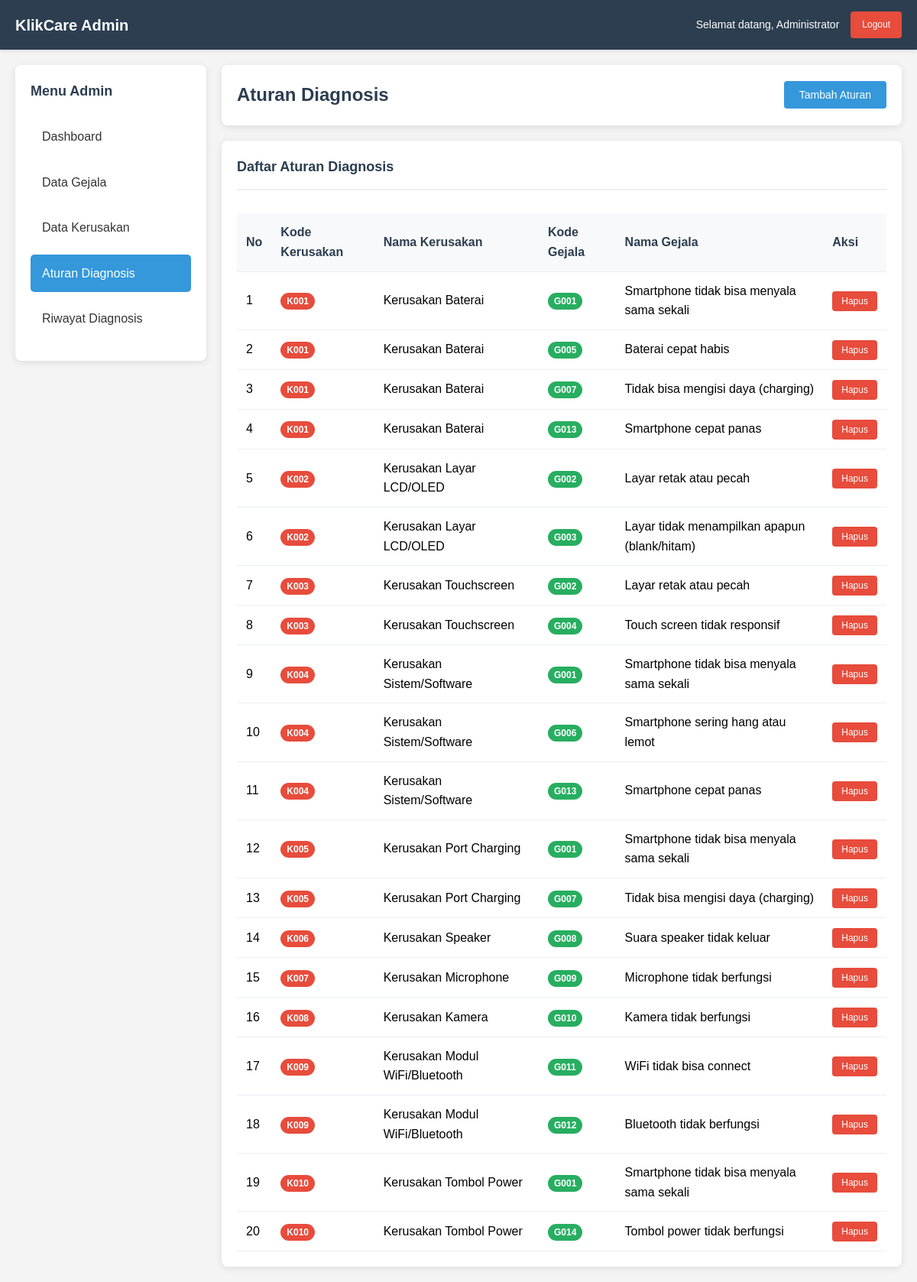
/admin/aturan.php (signed in), run on the app's committed database.
### tables this page shows
CREATE TABLE aturan (
    id INT AUTO_INCREMENT PRIMARY KEY,
    kode_kerusakan VARCHAR(10) NOT NULL,
    kode_gejala VARCHAR(10) NOT NULL,
    created_at TIMESTAMP DEFAULT CURRENT_TIMESTAMP,
    FOREIGN KEY (kode_kerusakan) REFERENCES kerusakan(kode_kerusakan) ON DELETE CASCADE,
    FOREIGN KEY (kode_gejala) REFERENCES gejala(kode_gejala) ON DELETE CASCADE
);

CREATE TABLE kerusakan (
    id INT AUTO_INCREMENT PRIMARY KEY,
    kode_kerusakan VARCHAR(10) NOT NULL UNIQUE,
    nama_kerusakan VARCHAR(255) NOT NULL,
    solusi TEXT NOT NULL,
    created_at TIMESTAMP DEFAULT CURRENT_TIMESTAMP
);

CREATE TABLE gejala (
    id INT AUTO_INCREMENT PRIMARY KEY,
    kode_gejala VARCHAR(10) NOT NULL UNIQUE,
    nama_gejala TEXT NOT NULL,
    created_at TIMESTAMP DEFAULT CURRENT_TIMESTAMP
);

### config/database.php (called while the page is built, shortened)
<?php
class Database {
    private $host = 'localhost';
    private $username = 'root';
    private $password = '';
    private $database = 'spforward_chaining';
    private $connection;
    private function connect() {
        try {
            $this->connection = new mysqli($this->host, $this->username, $this->password, $this->database);
            $this->connection->set_charset("utf8");
        } catch (Exception $e) {
            die("Database connection error: " . $e->getMessage());
        }
    }
    public function query($sql) {
        return $this->connection->query($sql);
    }
}
?>

### admin/aturan.php (the view, shortened to what this page needs)
<?php
require_once '../config/database.php';
$db = new Database();
$aturan_list = [];
$sql = "SELECT a.id, a.kode_kerusakan, a.kode_gejala,
               k.nama_kerusakan, g.nama_gejala
        FROM aturan a
        LEFT JOIN kerusakan k ON a.kode_kerusakan = k.kode_kerusakan
        LEFT JOIN gejala g ON a.kode_gejala = g.kode_gejala
        ORDER BY a.kode_kerusakan, a.kode_gejala";
$result = $db->query($sql);
if ($result && $result->num_rows > 0) {
    while ($row = $result->fetch_assoc()) {
        $aturan_list[] = $row;
    }
}
?>
<!DOCTYPE html>
<html lang="id">
<head>
    <link rel="stylesheet" href="../assets/css/adminstyle.css">
</head>
<body>
    <div class="header">
        <div class="header-content">
            <div class="logo">KlikCare Admin</div>
            <div class="user-info">
                <span class="user-name">Selamat datang, <?php echo $_SESSION['admin_nama']; ?></span>
                <a href="logout.php" class="logout-btn">Logout</a>
            </div>
        </div>
    </div>
    <div class="container">
        <div class="main-wrapper">
            <div class="sidebar">
                <h3>Menu Admin</h3>
                <ul>
                    <li><a href="dashboard.php">Dashboard</a></li>
                    <li><a href="gejala.php">Data Gejala</a></li>
                    <li><a href="kerusakan.php">Data Kerusakan</a></li>
                    <li><a href="aturan.php" class="active">Aturan Diagnosis</a></li>
                    <li><a href="riwayat.php">Riwayat Diagnosis</a></li>
                </ul>
            </div>
            <div class="main-content">
                <div class="page-header">
                    <h1 class="page-title">Aturan Diagnosis</h1>
                    <button class="btn-primary" onclick="openAddModal()">Tambah Aturan</button>
                </div>
                <div class="table-section">
                    <div class="table-header">
                        <h3 class="table-title">Daftar Aturan Diagnosis</h3>
                    </div>
                    <?php if (empty($aturan_list)): ?>
                        <div class="no-data"><p>Belum ada aturan diagnosis</p></div>
                    <?php else: ?>
                        <div class="table-wrapper">
                            <table>
                                <thead>
                                    <tr>
                                        <th>No</th>
                                        <th>Kode Kerusakan</th>
                                        <th>Nama Kerusakan</th>
                                        <th>Kode Gejala</th>
                                        <th>Nama Gejala</th>
                                        <th>Aksi</th>
                                    </tr>
                                </thead>
                                <tbody>
                                    <?php foreach ($aturan_list as $index => $aturan): ?>
                                        <tr>
                                            <td><?php echo $index + 1; ?></td>
                                            <td><span class="kode-badge-kerusakan"><?php echo $aturan['kode_kerusakan']; ?></span></td>
                                            <td><?php echo htmlspecialchars($aturan['nama_kerusakan'] ?? 'Data tidak ditemukan'); ?></td>
                                            <td><span class="kode-badge-gejala"><?php echo $aturan['kode_gejala']; ?></span></td>
                                            <td><?php echo htmlspecialchars($aturan['nama_gejala'] ?? 'Data tidak ditemukan'); ?></td>
                                            <td>
                                                <button class="btn-delete" onclick="deleteAturan(<?php echo $aturan['id']; ?>, '<?php echo addslashes($aturan['kode_kerusakan']); ?>', '<?php echo addslashes($aturan['kode_gejala']); ?>')">Hapus</button>
                                            </td>
                                        </tr>
                                    <?php endforeach; ?>
                                </tbody>
                            </table>
                        </div>
                    <?php endif; ?>
                </div>
            </div>
        </div>
    </div>
</body>
</html>

### assets/css/adminstyle.css (style rules this page uses)
* { margin: 0; padding: 0; box-sizing: border-box; }
body { font-family: Arial, sans-serif; background-color: #f4f4f4; line-height: 1.6; }
.header { background-color: #2c3e50; color: white; padding: 15px 20px; box-shadow: 0 2px 5px rgba(0,0,0,0.1); }
.header-content { display: flex; justify-content: space-between; align-items: center; max-width: 1200px; margin: 0 auto; }
.logo { font-size: 20px; font-weight: bold; }
.user-info { display: flex; align-items: center; gap: 15px; }
.user-name { font-size: 14px; }
.logout-btn { background-color: #e74c3c; color: white; padding: 8px 15px; border: none; border-radius: 4px; cursor: pointer; text-decoration: none; font-size: 12px; transition: background-color 0.3s ease; }
.container { max-width: 1200px; margin: 0 auto; padding: 20px; }
.main-wrapper { display: flex; gap: 20px; }
.sidebar { width: 250px; background-color: white; padding: 20px; height: fit-content; border-radius: 8px; box-shadow: 0 2px 10px rgba(0,0,0,0.1); }
.sidebar h3 { margin-bottom: 20px; color: #2c3e50; font-size: 18px; }
.sidebar ul { list-style: none; }
.sidebar ul li { margin-bottom: 10px; }
.sidebar ul li a { display: block; padding: 12px 15px; color: #333; text-decoration: none; border-radius: 5px; transition: background-color 0.3s ease; }
.sidebar ul li a.active { background-color: #3498db; color: white; }
.main-content { flex: 1; }
.page-header { background-color: white; padding: 20px; margin-bottom: 20px; border-radius: 8px; box-shadow: 0 2px 10px rgba(0,0,0,0.1); display: flex; justify-content: space-between; align-items: center; }
.page-title { font-size: 24px; color: #2c3e50; margin: 0; }
.btn-primary { background-color: #3498db; color: white; padding: 10px 20px; border: none; border-radius: 4px; cursor: pointer; text-decoration: none; font-size: 14px; display: inline-flex; align-items: center; gap: 8px; transition: background-color 0.3s ease; }
.btn-delete { background-color: #e74c3c; color: white; padding: 6px 12px; border: none; border-radius: 4px; cursor: pointer; font-size: 12px; transition: background-color 0.3s ease; }
.table-section { background-color: white; padding: 20px; border-radius: 8px; box-shadow: 0 2px 10px rgba(0,0,0,0.1); }
.table-header { margin-bottom: 20px; padding-bottom: 15px; border-bottom: 2px solid #ecf0f1; }
.table-title { font-size: 18px; color: #2c3e50; margin: 0; }
.table-wrapper { overflow-x: auto; }
table { width: 100%; border-collapse: collapse; margin-top: 10px; }
table th, table td { padding: 12px; text-align: left; border-bottom: 1px solid #ecf0f1; }
table th { background-color: #f8f9fa; font-weight: bold; color: #2c3e50; }
.kode-badge-gejala { background-color: #27ae60; color: white; padding: 4px 8px; border-radius: 12px; font-size: 12px; font-weight: bold; }
.kode-badge-kerusakan { background-color: #e74c3c; color: white; padding: 4px 8px; border-radius: 12px; font-size: 12px; font-weight: bold; }

### data on the page
aturan: kode_kerusakan "K001", kerusakan.nama_kerusakan "Kerusakan Baterai", kode_gejala "G001", gejala.nama_gejala "Smartphone tidak bisa menyala sama sekali"
aturan: kode_kerusakan "K001", kerusakan.nama_kerusakan "Kerusakan Baterai", kode_gejala "G005", gejala.nama_gejala "Baterai cepat habis"
aturan: kode_kerusakan "K001", kerusakan.nama_kerusakan "Kerusakan Baterai", kode_gejala "G007", gejala.nama_gejala "Tidak bisa mengisi daya (charging)"
aturan: kode_kerusakan "K001", kerusakan.nama_kerusakan "Kerusakan Baterai", kode_gejala "G013", gejala.nama_gejala "Smartphone cepat panas"
aturan: kode_kerusakan "K002", kerusakan.nama_kerusakan "Kerusakan Layar LCD/OLED", kode_gejala "G002", gejala.nama_gejala "Layar retak atau pecah"
aturan: kode_kerusakan "K002", kerusakan.nama_kerusakan "Kerusakan Layar LCD/OLED", kode_gejala "G003", gejala.nama_gejala "Layar tidak menampilkan apapun (blank/hitam)"
aturan: kode_kerusakan "K003", kerusakan.nama_kerusakan "Kerusakan Touchscreen", kode_gejala "G002", gejala.nama_gejala "Layar retak atau pecah"
aturan: kode_kerusakan "K003", kerusakan.nama_kerusakan "Kerusakan Touchscreen", kode_gejala "G004", gejala.nama_gejala "Touch screen tidak responsif"
aturan: kode_kerusakan "K004", kerusakan.nama_kerusakan "Kerusakan Sistem/Software", kode_gejala "G001", gejala.nama_gejala "Smartphone tidak bisa menyala sama sekali"
aturan: kode_kerusakan "K004", kerusakan.nama_kerusakan "Kerusakan Sistem/Software", kode_gejala "G006", gejala.nama_gejala "Smartphone sering hang atau lemot"
aturan: kode_kerusakan "K004", kerusakan.nama_kerusakan "Kerusakan Sistem/Software", kode_gejala "G013", gejala.nama_gejala "Smartphone cepat panas"
aturan: kode_kerusakan "K005", kerusakan.nama_kerusakan "Kerusakan Port Charging", kode_gejala "G001", gejala.nama_gejala "Smartphone tidak bisa menyala sama sekali"
aturan: kode_kerusakan "K005", kerusakan.nama_kerusakan "Kerusakan Port Charging", kode_gejala "G007", gejala.nama_gejala "Tidak bisa mengisi daya (charging)"
aturan: kode_kerusakan "K006", kerusakan.nama_kerusakan "Kerusakan Speaker", kode_gejala "G008", gejala.nama_gejala "Suara speaker tidak keluar"
aturan: kode_kerusakan "K007", kerusakan.nama_kerusakan "Kerusakan Microphone", kode_gejala "G009", gejala.nama_gejala "Microphone tidak berfungsi"
aturan: kode_kerusakan "K008", kerusakan.nama_kerusakan "Kerusakan Kamera", kode_gejala "G010", gejala.nama_gejala "Kamera tidak berfungsi"
aturan: kode_kerusakan "K009", kerusakan.nama_kerusakan "Kerusakan Modul WiFi/Bluetooth", kode_gejala "G011", gejala.nama_gejala "WiFi tidak bisa connect"
aturan: kode_kerusakan "K009", kerusakan.nama_kerusakan "Kerusakan Modul WiFi/Bluetooth", kode_gejala "G012", gejala.nama_gejala "Bluetooth tidak berfungsi"
aturan: kode_kerusakan "K010", kerusakan.nama_kerusakan "Kerusakan Tombol Power", kode_gejala "G001", gejala.nama_gejala "Smartphone tidak bisa menyala sama sekali"
aturan: kode_kerusakan "K010", kerusakan.nama_kerusakan "Kerusakan Tombol Power", kode_gejala "G014", gejala.nama_gejala "Tombol power tidak berfungsi"

### other printed values
$_SESSION['admin_nama'] "Administrator"
